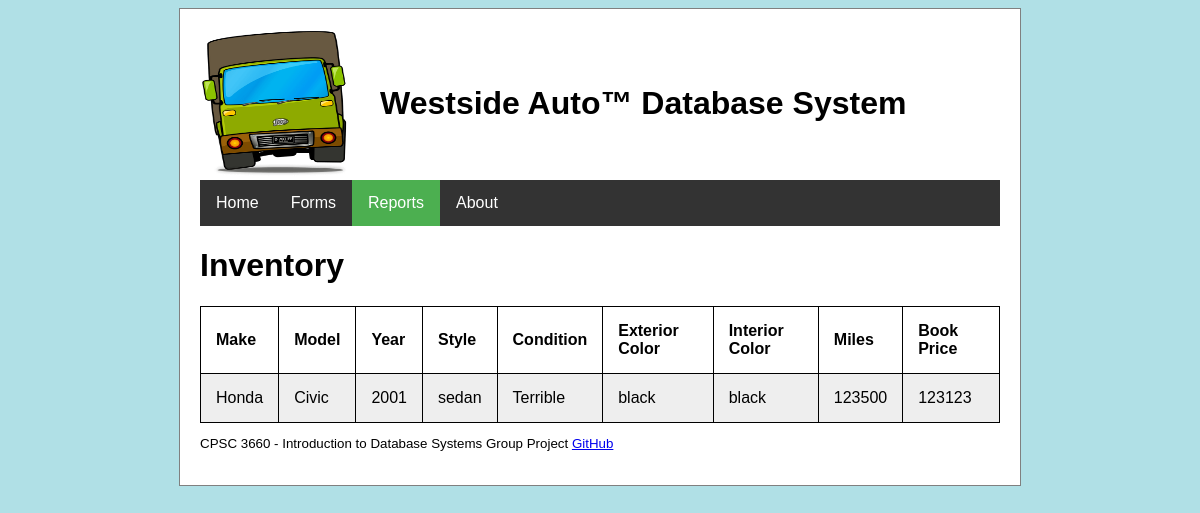
/php/reports/unsold_vehicle_report.php, run on an earlier commit of the app's database.
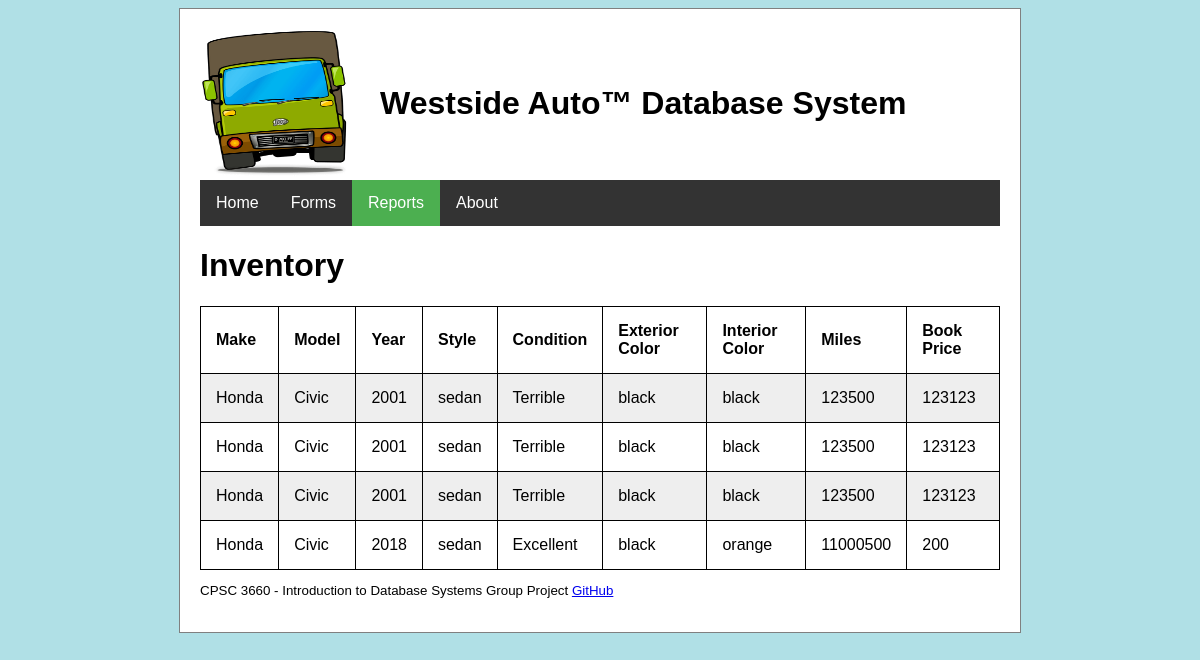
And on a later commit of the database.
### tables this page shows
CREATE TABLE IF NOT EXISTS `vehicle` (
  `vehicle_id` int(11) NOT NULL AUTO_INCREMENT,
  `miles` int(11) NOT NULL,
  `vehicle_condition` char(50) NOT NULL,
  `book_price` int(11) NOT NULL,
  `sale_price` int(11) NOT NULL,
  `style` char(10) NOT NULL,
  `exterior_color` char(10) NOT NULL,
  `interior_color` char(10) NOT NULL,
  `make` char(20) NOT NULL,
  `model` char(20) NOT NULL,
  `year` year(4) NOT NULL,
  PRIMARY KEY (`vehicle_id`)
);

### php/database_functions.php (called while the page is built, shortened)
<?php
function db_connect() {
    static $database;
    if(!isset($database)) {
        $database = new mysqli('localhost', 'root', '', 'auto_company', 3306);
    }
    return $database;
}
function db_query($query) {
    $db = db_connect();
    $result = $db->query($query);
    return $result;
}
?>

### php/reports/report_functions.php (the view)
<?php
function make_table($query_result, $headers, $columns, $caption)
{
    echo '<table id=form_table><caption>'.$caption.'</caption>';
    if (!$query_result) {
        echo "<tr><td>No results found</td></tr>";
    }
    else {
        echo '<tr>';
        foreach ($headers as $col) {
            echo '<th>'.$col.'</th>';
        }
        echo '</tr>';
        while ($row = $query_result->fetch_assoc()) {
            echo "<tr>";
            foreach($columns as $col) {
                echo "<td>{$row[$col]}</td>";
            }
            echo "</tr>";
        }
    }
    echo '</table>';
}
?>

### php/reports/unsold_vehicle_report.php (shortened to what this page needs)
<?php
include '../database_functions.php';
include 'report_functions.php';
?>
<html lang="en-US">
<head>
    <link rel="stylesheet" href="../../style/basic_style.css">
    <link rel="stylesheet" href="../../style/forms_style.css">
    <link rel="stylesheet" href="//code.jquery.com/ui/1.12.1/themes/base/jquery-ui.css">
</head>
<body>
<div id="content-wrapper">
    <div id="logo_and_title">
        <a title="Home" href="../template.php"><img id="logo" alt="Westside Auto Logo" src="../../img/truck_logo.png"></a>
        <h1 id="title">Westside Auto&trade; Database System</h1>
    </div>
    <div id="nav_bar">
        <ul>
            <li><a href="../template.php" title="Home">Home</a></li>
            <li><a href="../forms.php" title="Forms">Forms</a></li>
            <li><a class="active" href="../reports.php" title="Reports">Reports</a></li>
            <li><a href="about.php" title="About">About</a></li>
        </ul>
    </div>
    <h1 id="page_name">Inventory</h1>
    <?php
    $unsold_query =
        'SELECT make, model, `year`, style, vehicle_condition, exterior_color, interior_color, miles, book_price
         FROM vehicle
         WHERE vehicle_id NOT IN (SELECT vehicle_id FROM vehicle_owner)';
    make_table(
        db_query($unsold_query),
        ['Make', 'Model', 'Year', 'Style', 'Condition', 'Exterior Color', 'Interior Color', 'Miles', 'Book Price'],
        ['make', 'model', 'year', 'style', 'vehicle_condition', 'exterior_color', 'interior_color', 'miles', 'book_price'],
        ''
    );
    ?>
    <div id="footer">
        <small><p>CPSC 3660 - Introduction to Database Systems Group Project
                <a href="https://github.com/rmaccrimm/3660Project" title="Project Github">GitHub</a></p>
        </small>
    </div>
</div>
</body>
</html>

### style/basic_style.css (style rules this page uses)
body { background-color: powderblue; font-family: "Verdana", sans-serif; }
#content-wrapper { width: 800px; margin: 0 auto; padding: 20px; background-color: white; border: 1px solid grey; }
#logo_and_title { width: 100%; display: inline-block; }
#logo_and_title #logo { float: left; width: 150px; height: 150px; }
#logo_and_title #title { position: relative; top: 35px; left: 30px; }
#nav_bar { margin-top: 1px; }
#nav_bar ul { list-style-type: none; margin: 0; padding: 0; overflow: hidden; background-color: #333; }
#nav_bar li { float: left; }
#nav_bar li a { display: block; color: white; text-align: center; padding: 14px 16px; text-decoration: none; }
#nav_bar .active { background-color: #4CAF50; }

### style/forms_style.css (style rules this page uses)
#form_table { width: 100%; }
table#form_table, #form_table th, #form_table td { border: 1px solid black; border-collapse: collapse; }
#form_table th, #form_table td { padding: 15px; text-align: left; }
table#form_table tr:nth-child(even) { background-color: #eee; }
table#form_table tr:nth-child(odd) { background-color: #fff; }

What changed in the data, as far as the page shows it:
now on this page (row unchanged): vehicle: make "Honda", model "Civic", year "2001", style "sedan", vehicle_condition "Terrible", exterior_color "black", interior_color "black", miles "123500", book_price "123123"
now on this page (row unchanged): vehicle: make "Honda", model "Civic", year "2001", style "sedan", vehicle_condition "Terrible", exterior_color "black", interior_color "black", miles "123500", book_price "123123"
added vehicle: make "Honda", model "Civic", year "2018", style "sedan", vehicle_condition "Excellent", exterior_color "black", interior_color "orange", miles "11000500", book_price "200"
